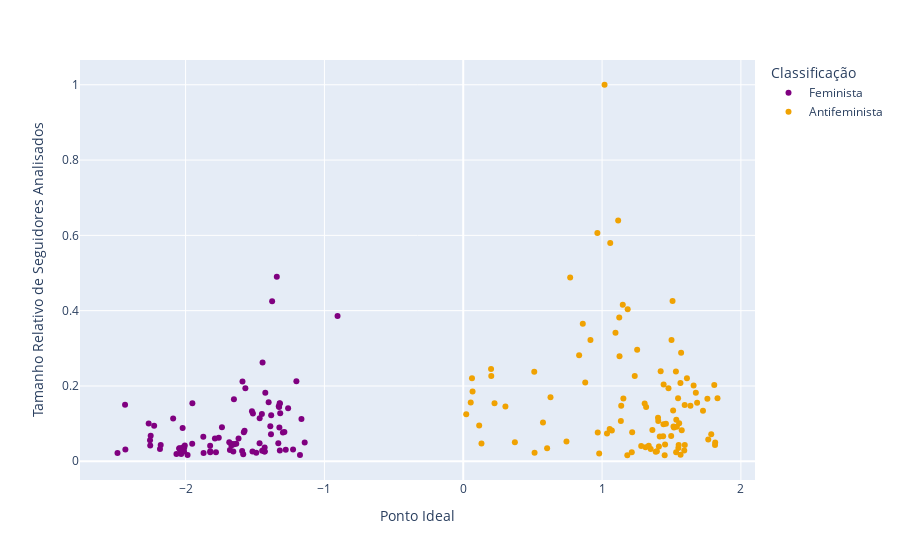

Write notebook code for a chart like this one.
### Code cell
df['partido'].fillna('', inplace=True)
fig = px.scatter(df, x="ponto_ideal", 
                 y="seguidores_analisados_rel", 
                 color="posicao",
                 color_discrete_sequence=['#800080', '#F0A202'],
                 hover_data=['nome', 'partido', 'profissoes'],
                 labels={'seguidores_analisados_rel':'Tamanho Relativo de Seguidores Analisados', 
                         'ponto_ideal':'Ponto Ideal',
                         'posicao': 'Classificação',
                         'nome': 'Nome',
                         'partido': 'Partido',
                         'profissoes': 'Classificações'})
fig.show()
